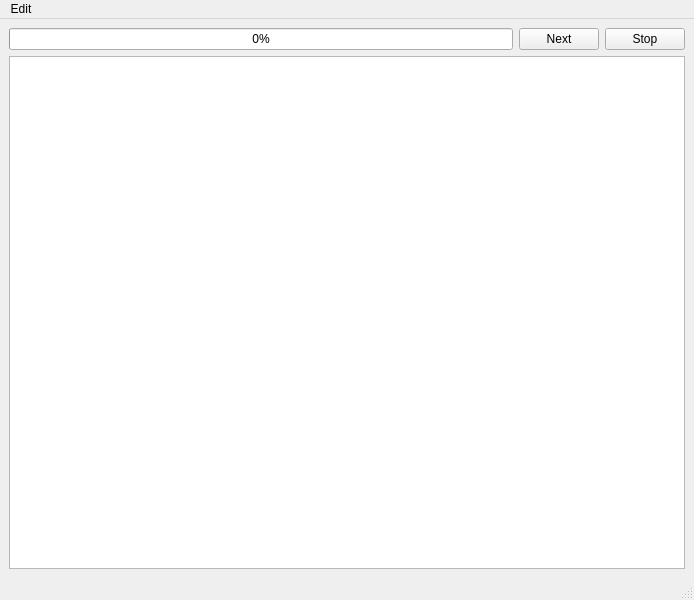
<?xml version="1.0" encoding="UTF-8"?>
<ui version="4.0">
 <class>MainWindow</class>
 <widget class="QMainWindow" name="MainWindow">
  <property name="geometry">
   <rect>
    <x>0</x>
    <y>0</y>
    <width>694</width>
    <height>600</height>
   </rect>
  </property>
  <property name="windowTitle">
   <string>MainWindow</string>
  </property>
  <widget class="QWidget" name="centralwidget">
   <layout class="QVBoxLayout" name="verticalLayout">
    <item>
     <layout class="QHBoxLayout" name="horizontalLayout">
      <item>
       <widget class="QProgressBar" name="progressBar">
        <property name="value">
         <number>0</number>
        </property>
       </widget>
      </item>
      <item>
       <widget class="QPushButton" name="nextButton">
        <property name="text">
         <string>Next</string>
        </property>
       </widget>
      </item>
      <item>
       <widget class="QPushButton" name="stopButton">
        <property name="text">
         <string>Stop</string>
        </property>
       </widget>
      </item>
     </layout>
    </item>
    <item>
     <widget class="QTableView" name="cueListView"/>
    </item>
   </layout>
  </widget>
  <widget class="QMenuBar" name="menubar">
   <property name="geometry">
    <rect>
     <x>0</x>
     <y>0</y>
     <width>694</width>
     <height>26</height>
    </rect>
   </property>
   <widget class="QMenu" name="menuEdit">
    <property name="title">
     <string>Edit</string>
    </property>
    <addaction name="actionInsert_Cue"/>
    <addaction name="actionRemove_Cue"/>
   </widget>
   <addaction name="menuEdit"/>
  </widget>
  <widget class="QStatusBar" name="statusbar"/>
  <action name="actionInsert_Cue">
   <property name="text">
    <string>Insert Cue</string>
   </property>
  </action>
  <action name="actionRemove_Cue">
   <property name="text">
    <string>Remove Cue</string>
   </property>
  </action>
 </widget>
 <resources/>
 <connections/>
</ui>
